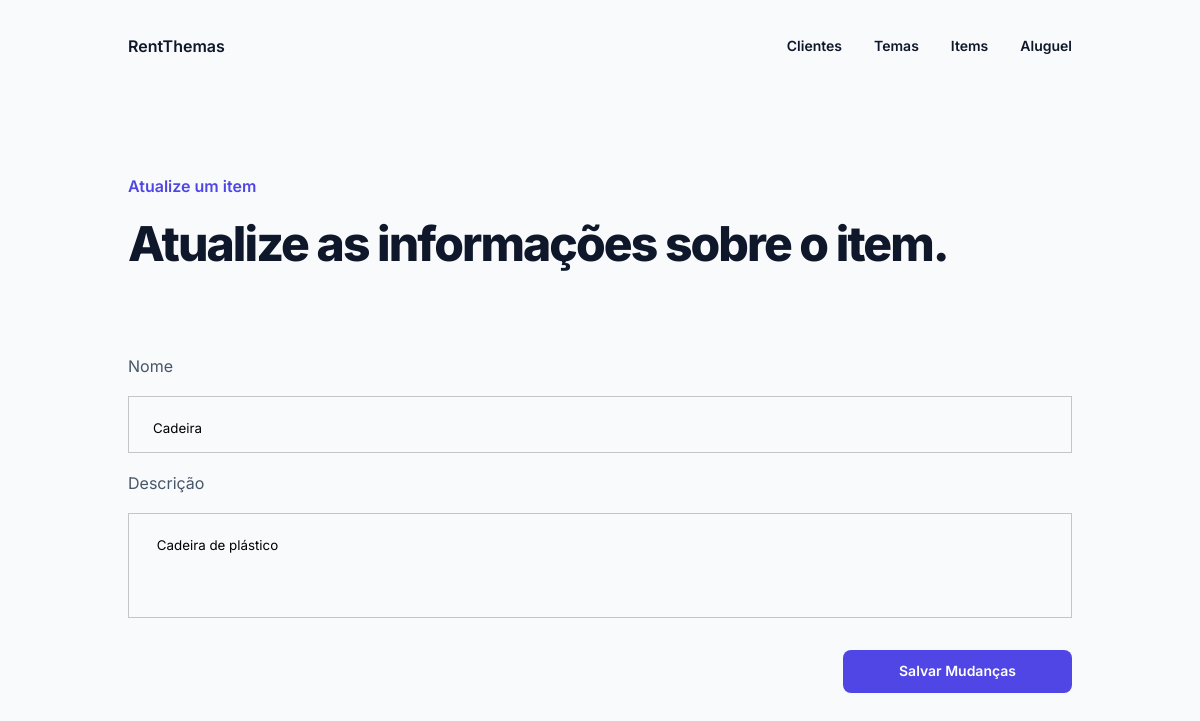
Page /detailItem/1 on the earlier database version.
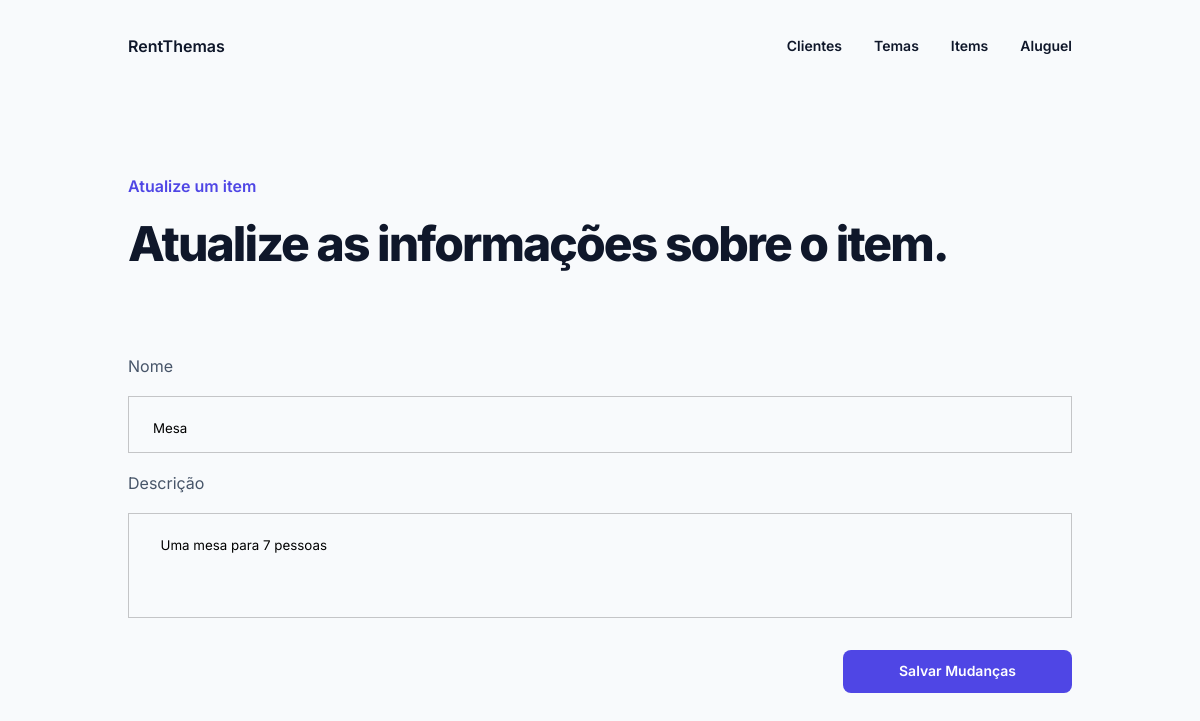
Same page on the later database version.
### rent/models.py (models this page shows, shortened)
class Item(models.Model):
    name = models.CharField(max_length=30, blank=False)
    description = models.CharField(max_length=200)

### rent/views.py (the view)
# urls.py: path('detailItem/<int:id>', ItemViews.detailItem),
    def detailItem(request, id):
        item = ItemDAO().detalharItem(id)
        return render(request, 'item/formEditItem.html', {'item': item} )

### rent/dao.py (called while the page is built)
    def detalharItem(self, id):
        return Item.objects.get(pk=id)

### rent/templates/item/formEditItem.html (shortened to what this page needs)
{% extends "index.html" %}
{% load static %}
{% block content %}
<small>Atualize um item</small>
<h3>Atualize as informações sobre o item.</h3>
<form action="/updateItem/{{item.id}}" method="post">
    <div class="div-perfil-form">
        <div class="div-perfil-form-infos">
            <div>
                <p class="descricao">Nome</p>
                <input type="text" name="name" class="input-dados-usuario" placeholder="Nome do Item"
                    value="{{item.name}}" required>
            </div>
            <div>
                <p class="descricao">Descrição</p>
                <textarea name="description" class="input-dados-usuario" placeholder="Crie uma breve descrição do item"
                    rows="4" style="resize: none;" required> {{item.description}}</textarea>
            </div>
            <input class="button-1" type="submit" value="Salvar Mudanças"
                style="width: min-content;align-self: end;padding-left: 4em;padding-right: 4em;margin-top: 2em;">
        </div>
    </div>
    </div>
{% endblock %}

Differences in the rows shown:
changed Item: name "Cadeira" → "Mesa"; description "Cadeira de plástico" → "Uma mesa para 7 pessoas"
